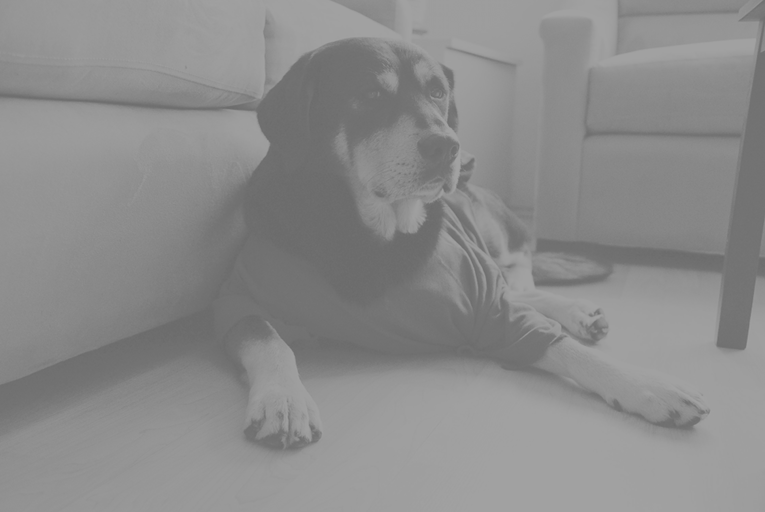
#> input picture procesamiento-de-informacion-visual/Práctica 4/p4.png, 765 x 512 px
$ jupyter execute 'Práctica 4 Ejercicio 2.ipynb'
#> lines starting #> are read from the running program, lines starting #| are printed output that depends on the picture
**2. Crear un programa en OpenCV que permita llevar a cabo operaciones de convolución de una imagen en tonos de gris, empleando una matriz cuadrada de números en coma flotante, de tamaño variable. Dicha matriz tendrá un tamaño arbitrario y se especificará como una lista de listas de la siguiente forma:**

```python
convolucion = [[-1.0,0.0,1.0],[-1.0,0.0,1.0],[-1.0,0.0,1.0]]
```

**El propio programa será encargado de normalizar el resultado para que se encuentre en el rango 0-255, y de visualizar tanto la imagen original como la imagen convolucionada. Indique en los comentarios del programa la estrategia empleada en el proceso de normalización.**

_Figura 1. Operación de convolucion_

**Nota: Si para calcular la convolución, se accede a un pixel que esta fuera de la imagen, se considerará que ese pixel tiene valor 0**

_Figura 2. Resultado de aplicar la matriz de convolución_

[cell 1]
import numpy as np
import cv2
import sys

nombreImagen = "p4.png"
nombreImagenResultante = "p4convolucion.png"

#cargamos la imagen
imagen = cv2.imread(nombreImagen, cv2.IMREAD_GRAYSCALE)
#> imagen is the input picture: shape (512, 765); min 107, max 161, mean 139.3

if imagen is None:
    print("Error al cargar la imagen")
    sys.exit()

# calculamos las dimensiones
alto, ancho = imagen.shape
#> alto = 512; ancho = 765

# matriz de convolucion
convolucion = [[-1.0, 0.0, 1.0], [-1.0, 0.0, 1.0], [-1.0, 0.0, 1.0]]
tamConvolucion = 3

# rotamos 180º la matriz de convolucion
convolucion = np.flip(np.flip(convolucion, 1), 0)

# Creamos una imagen resultado con las mismas dimensiones que la original
imagenResultante = np.zeros_like(imagen)

# Poner aquí el código de la convolución. Se supone que la imagen resultante se guardará en la variable imagenResultante
# en convolucion tengo la nucleo que voy a utilizar
for y in range(alto):
    for x in range(ancho):
        suma = 0.0
        for i in range(-1, 2):
            for j in range(-1, 2):
                pixel_valor = 0.0
                if y + i >= 0 and y + i < alto and x + j >= 0 and x + j < ancho:
                    pixel_valor = imagen[y + i, x + j]

                suma += pixel_valor * convolucion[i + 1][j + 1]

        suma = max(0, min(255, suma))
        imagenResultante[y, x] = suma
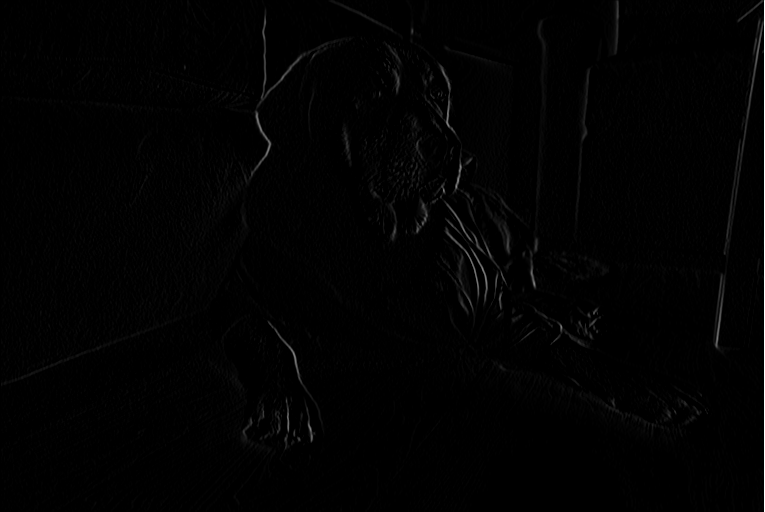
#> imagenResultante: shape (512, 765); min 0, max 255, mean 2.1

# mostramos las imagenes
cv2.imshow("Imagen Original", imagen)
cv2.imshow("Imagen Convolucionada", imagenResultante)

# guardamos la nueva imagen en un archivo
cv2.imwrite(nombreImagenResultante, imagenResultante)

# finalizamos la ejecucion
cv2.waitKey(0)
cv2.destroyAllWindows()


$ run again, with procesamiento-de-informacion-visual/Práctica 4/figura1.jpg saved as procesamiento-de-informacion-visual/Práctica 4/p4.png
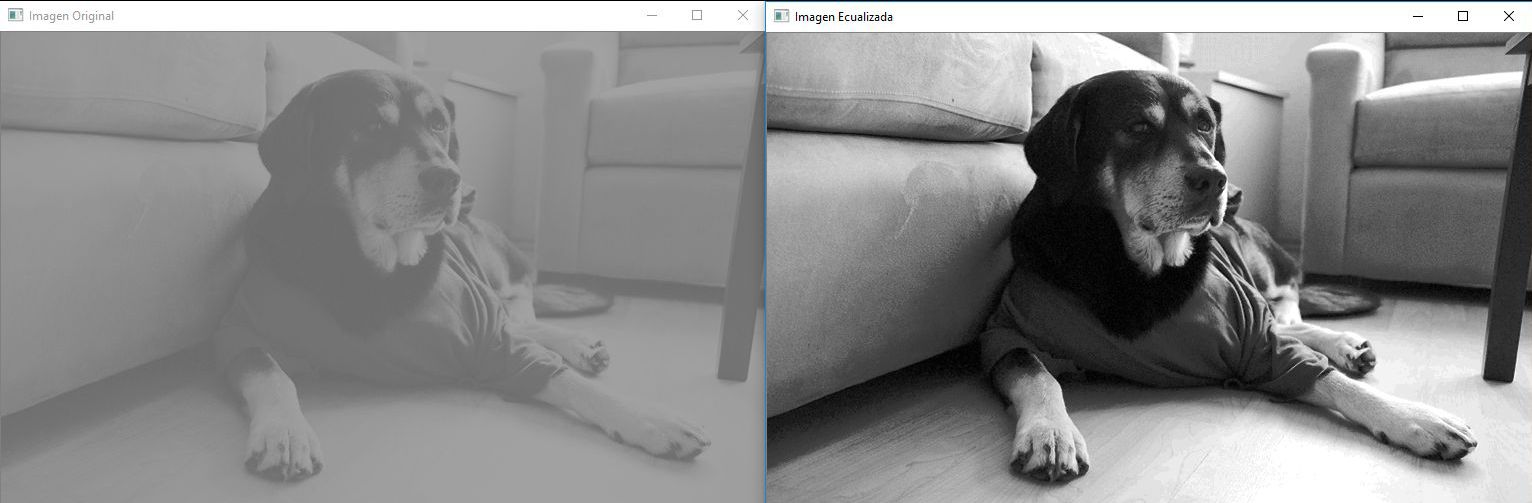
#> input picture procesamiento-de-informacion-visual/Práctica 4/figura1.jpg, 1532 x 503 px
#> after the loop `for y in range(alto):`:
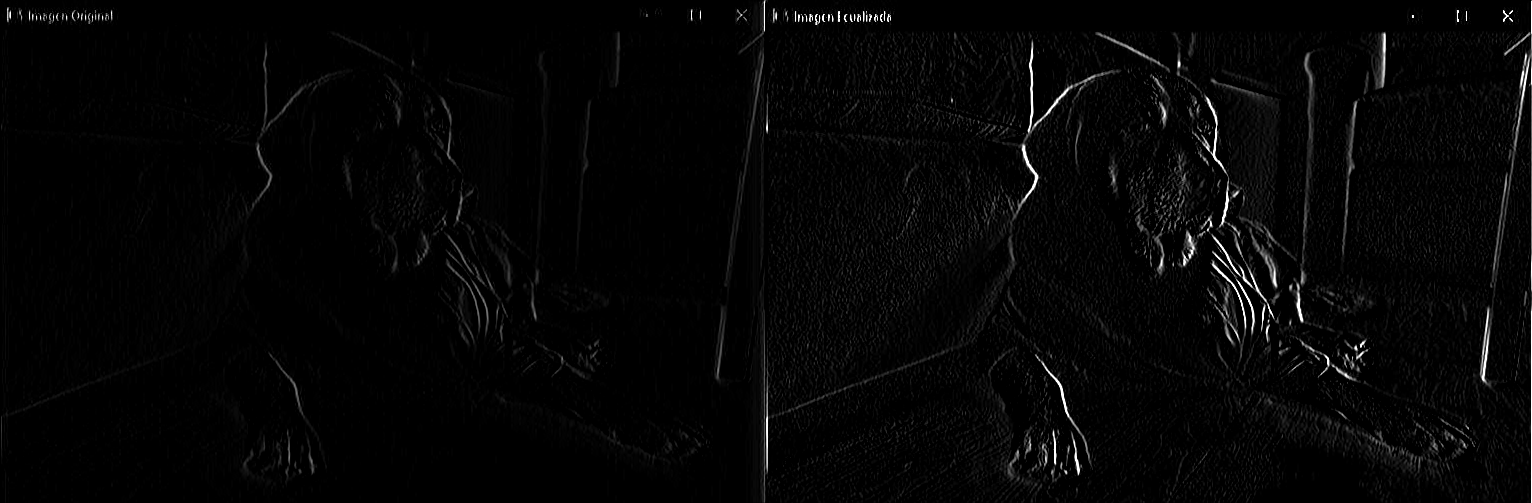
#> imagenResultante: shape (503, 1532); min 0, max 255, mean 5.4
